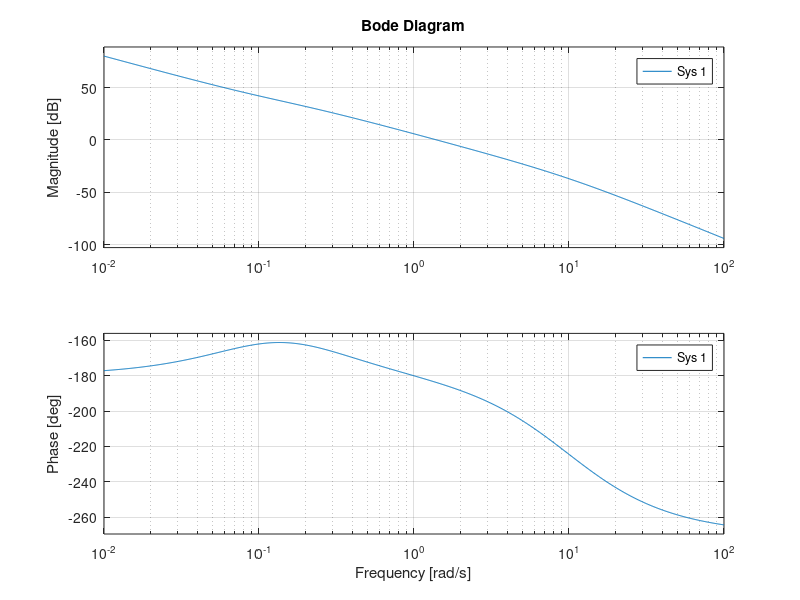

MATLAB code to generate this figure: (Note: this script raises an error after producing the figure.)
clear all, close all
s = tf('s');
F1 = (1+s/0.1)/((1+s/0.2)*(1+s/10));
F2 = 1/s;
Kf1 = dcgain(F1);
Kf2 = dcgain(F2*s);

Kcb = 1/(.16*Kf1*Kf2);
bode(F1*F2/s)
Kc = Kcb;
wcd = .63*4; % 2.52
smax = .25;
mr_db = 20*log10((1+smax)/.9); % 2.85
mf_min = 60-5*mr_db; % 45.7

Ga1 = Kc/s*F1*F2;
figure, bode(Ga1), grid
[m1,f1] = bode(Ga1, wcd)

figure, bode(1+s), grid
xz = 3.1; tauz = xz/wcd;
Rz = (1+tauz*s);
Ga2 = Ga1*Rz;
figure, bode(Ga2), grid
[m2,f2] = bode(Ga2, wcd)

mi = 6;
figure, bode((1+s/mi)/(1+s)), grid
xi = 80; taui = xi/wcd;
Ri = (1+s*taui/mi)/(1+taui*s);
Ga3 = Ga2*Ri;
[m3,f3] = bode(Ga3, wcd)
figure, margin(Ga3)

C = Kc/s*Rz*Ri;
W = feedback(C*F1*F2, 1);
figure, bode(W), grid
figure, step(W), grid

Wu = feedback(C,F1*F2);
mu = bode(Wu, .5)